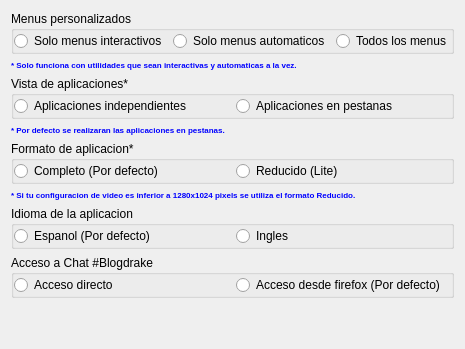
     <widget class="QWidget" name="tab_10">
      <attribute name="icon">
       <iconset resource="recoverdrake.qrc">
        <normaloff>:/Imagenes/mas.png</normaloff>:/Imagenes/mas.png</iconset>
      </attribute>
      <attribute name="title">
       <string>Menus</string>
      </attribute>
      <layout class="QGridLayout" name="gridLayout_30">
       <item row="0" column="0">
        <widget class="QGroupBox" name="groupBox_16">
         <property name="title">
          <string>Menus personalizados</string>
         </property>
         <layout class="QGridLayout" name="gridLayout_8">
          <property name="leftMargin">
           <number>0</number>
          </property>
          <property name="topMargin">
           <number>0</number>
          </property>
          <property name="rightMargin">
           <number>0</number>
          </property>
          <property name="bottomMargin">
           <number>0</number>
          </property>
          <item row="0" column="0">
           <widget class="QRadioButton" name="radioButton_43">
            <property name="text">
             <string>Solo menus interactivos</string>
            </property>
           </widget>
          </item>
          <item row="0" column="1">
           <widget class="QRadioButton" name="radioButton_44">
            <property name="text">
             <string>Solo menus automaticos</string>
            </property>
           </widget>
          </item>
          <item row="0" column="2">
           <widget class="QRadioButton" name="radioButton_45">
            <property name="text">
             <string>Todos los menus</string>
            </property>
           </widget>
          </item>
         </layout>
        </widget>
       </item>
       <item row="8" column="0">
        <widget class="QGroupBox" name="groupBox_18">
         <property name="title">
          <string>Acceso a Chat #Blogdrake</string>
         </property>
         <layout class="QGridLayout" name="gridLayout_9">
          <property name="leftMargin">
           <number>0</number>
          </property>
          <property name="topMargin">
           <number>0</number>
          </property>
          <property name="rightMargin">
           <number>0</number>
          </property>
          <property name="bottomMargin">
           <number>0</number>
          </property>
          <item row="0" column="0">
           <widget class="QRadioButton" name="radioButton_48">
            <property name="text">
             <string>Acceso directo</string>
            </property>
           </widget>
          </item>
          <item row="0" column="1">
           <widget class="QRadioButton" name="radioButton_50">
            <property name="text">
             <string>Acceso desde firefox (Por defecto)</string>
            </property>
           </widget>
          </item>
         </layout>
        </widget>
       </item>
       <item row="6" column="0">
        <widget class="QGroupBox" name="groupBox_11">
         <property name="title">
          <string>Idioma de la aplicacion</string>
         </property>
         <layout class="QGridLayout" name="gridLayout_7">
          <property name="leftMargin">
           <number>0</number>
          </property>
          <property name="topMargin">
           <number>0</number>
          </property>
          <property name="rightMargin">
           <number>0</number>
          </property>
          <property name="bottomMargin">
           <number>0</number>
          </property>
          <item row="0" column="0">
           <widget class="QRadioButton" name="radioButton_16">
            <property name="text">
             <string>Espanol (Por defecto)</string>
            </property>
            <property name="icon">
             <iconset resource="recoverdrake.qrc">
              <normaloff>:/Imagenes/SPAIN.png</normaloff>:/Imagenes/SPAIN.png</iconset>
            </property>
           </widget>
          </item>
          <item row="0" column="1">
           <widget class="QRadioButton" name="radioButton_17">
            <property name="text">
             <string>Ingles</string>
            </property>
            <property name="icon">
             <iconset resource="recoverdrake.qrc">
              <normaloff>:/Imagenes/ingles.jpeg</normaloff>:/Imagenes/ingles.jpeg</iconset>
            </property>
            <property name="iconSize">
             <size>
              <width>25</width>
              <height>25</height>
             </size>
            </property>
           </widget>
          </item>
         </layout>
        </widget>
       </item>
       <item row="3" column="0">
        <widget class="QLabel" name="label_163">
         <property name="palette">
          <palette>
           <active>
            <colorrole role="Button">
             <brush brushstyle="SolidPattern">
              <color alpha="255">
               <red>170</red>
               <green>170</green>
               <blue>127</blue>
              </color>
             </brush>
            </colorrole>
            <colorrole role="Text">
             <brush brushstyle="SolidPattern">
              <color alpha="255">
               <red>0</red>
               <green>0</green>
               <blue>255</blue>
              </color>
             </brush>
            </colorrole>
            <colorrole role="Base">
             <brush brushstyle="SolidPattern">
              <color alpha="255">
               <red>170</red>
               <green>170</green>
               <blue>127</blue>
              </color>
             </brush>
            </colorrole>
            <colorrole role="Window">
             <brush brushstyle="SolidPattern">
              <color alpha="255">
               <red>170</red>
               <green>170</green>
               <blue>127</blue>
              </color>
             </brush>
            </colorrole>
           </active>
           <inactive>
            <colorrole role="Button">
             <brush brushstyle="SolidPattern">
              <color alpha="255">
               <red>170</red>
               <green>170</green>
               <blue>127</blue>
              </color>
             </brush>
            </colorrole>
            <colorrole role="Text">
             <brush brushstyle="SolidPattern">
              <color alpha="255">
               <red>0</red>
               <green>0</green>
               <blue>255</blue>
              </color>
             </brush>
            </colorrole>
            <colorrole role="Base">
             <brush brushstyle="SolidPattern">
              <color alpha="255">
               <red>170</red>
               <green>170</green>
               <blue>127</blue>
              </color>
             </brush>
            </colorrole>
            <colorrole role="Window">
             <brush brushstyle="SolidPattern">
              <color alpha="255">
               <red>170</red>
               <green>170</green>
               <blue>127</blue>
              </color>
             </brush>
            </colorrole>
           </inactive>
           <disabled>
            <colorrole role="Button">
             <brush brushstyle="SolidPattern">
              <color alpha="255">
               <red>170</red>
               <green>170</green>
               <blue>127</blue>
              </color>
             </brush>
            </colorrole>
            <colorrole role="Text">
             <brush brushstyle="SolidPattern">
              <color alpha="255">
               <red>120</red>
               <green>122</green>
               <blue>124</blue>
              </color>
             </brush>
            </colorrole>
            <colorrole role="Base">
             <brush brushstyle="SolidPattern">
              <color alpha="255">
               <red>170</red>
               <green>170</green>
               <blue>127</blue>
              </color>
             </brush>
            </colorrole>
            <colorrole role="Window">
             <brush brushstyle="SolidPattern">
              <color alpha="255">
               <red>170</red>
               <green>170</green>
               <blue>127</blue>
              </color>
             </brush>
            </colorrole>
           </disabled>
          </palette>
         </property>
         <property name="font">
          <font>
           <pointsize>6</pointsize>
           <weight>75</weight>
           <bold>true</bold>
          </font>
         </property>
         <property name="text">
          <string>&lt;!DOCTYPE HTML PUBLIC &quot;-//W3C//DTD HTML 4.0//EN&quot; &quot;http://www.w3.org/TR/REC-html40/strict.dtd&quot;&gt;
&lt;html&gt;&lt;head&gt;&lt;meta name=&quot;qrichtext&quot; content=&quot;1&quot; /&gt;&lt;style type=&quot;text/css&quot;&gt;
p, li { white-space: pre-wrap; }
&lt;/style&gt;&lt;/head&gt;&lt;body style=&quot; font-family:'Sans'; font-size:6pt; font-weight:600; font-style:normal;&quot;&gt;
&lt;p style=&quot; margin-top:0px; margin-bottom:0px; margin-left:0px; margin-right:0px; -qt-block-indent:0; text-indent:0px;&quot;&gt;&lt;span style=&quot; font-family:'Sans Serif'; color:#0000ff;&quot;&gt;* Por defecto se realizaran las aplicaciones en pestanas.&lt;/span&gt;&lt;/p&gt;&lt;/body&gt;&lt;/html&gt;</string>
         </property>
        </widget>
       </item>
       <item row="5" column="0">
        <widget class="QLabel" name="label_166">
         <property name="palette">
          <palette>
           <active>
            <colorrole role="Button">
             <brush brushstyle="SolidPattern">
              <color alpha="255">
               <red>170</red>
               <green>170</green>
               <blue>127</blue>
              </color>
             </brush>
            </colorrole>
            <colorrole role="Text">
             <brush brushstyle="SolidPattern">
              <color alpha="255">
               <red>0</red>
               <green>0</green>
               <blue>255</blue>
              </color>
             </brush>
            </colorrole>
            <colorrole role="Base">
             <brush brushstyle="SolidPattern">
              <color alpha="255">
               <red>170</red>
               <green>170</green>
               <blue>127</blue>
              </color>
             </brush>
            </colorrole>
            <colorrole role="Window">
             <brush brushstyle="SolidPattern">
              <color alpha="255">
               <red>170</red>
               <green>170</green>
               <blue>127</blue>
              </color>
             </brush>
            </colorrole>
           </active>
           <inactive>
            <colorrole role="Button">
             <brush brushstyle="SolidPattern">
              <color alpha="255">
               <red>170</red>
               <green>170</green>
               <blue>127</blue>
              </color>
             </brush>
            </colorrole>
            <colorrole role="Text">
             <brush brushstyle="SolidPattern">
              <color alpha="255">
               <red>0</red>
               <green>0</green>
               <blue>255</blue>
              </color>
             </brush>
            </colorrole>
            <colorrole role="Base">
             <brush brushstyle="SolidPattern">
              <color alpha="255">
               <red>170</red>
               <green>170</green>
               <blue>127</blue>
              </color>
             </brush>
            </colorrole>
            <colorrole role="Window">
             <brush brushstyle="SolidPattern">
              <color alpha="255">
               <red>170</red>
               <green>170</green>
               <blue>127</blue>
              </color>
             </brush>
            </colorrole>
           </inactive>
           <disabled>
            <colorrole role="Button">
             <brush brushstyle="SolidPattern">
              <color alpha="255">
               <red>170</red>
               <green>170</green>
               <blue>127</blue>
              </color>
             </brush>
            </colorrole>
            <colorrole role="Text">
             <brush brushstyle="SolidPattern">
              <color alpha="255">
               <red>120</red>
               <green>122</green>
               <blue>124</blue>
              </color>
             </brush>
            </colorrole>
            <colorrole role="Base">
             <brush brushstyle="SolidPattern">
              <color alpha="255">
               <red>170</red>
               <green>170</green>
               <blue>127</blue>
              </color>
             </brush>
            </colorrole>
            <colorrole role="Window">
             <brush brushstyle="SolidPattern">
              <color alpha="255">
               <red>170</red>
               <green>170</green>
               <blue>127</blue>
              </color>
             </brush>
            </colorrole>
           </disabled>
          </palette>
         </property>
         <property name="font">
          <font>
           <pointsize>6</pointsize>
           <weight>75</weight>
           <bold>true</bold>
          </font>
         </property>
         <property name="text">
          <string>&lt;!DOCTYPE HTML PUBLIC &quot;-//W3C//DTD HTML 4.0//EN&quot; &quot;http://www.w3.org/TR/REC-html40/strict.dtd&quot;&gt;
&lt;html&gt;&lt;head&gt;&lt;meta name=&quot;qrichtext&quot; content=&quot;1&quot; /&gt;&lt;style type=&quot;text/css&quot;&gt;
p, li { white-space: pre-wrap; }
&lt;/style&gt;&lt;/head&gt;&lt;body style=&quot; font-family:'Sans'; font-size:6pt; font-weight:600; font-style:normal;&quot;&gt;
&lt;p style=&quot; margin-top:0px; margin-bottom:0px; margin-left:0px; margin-right:0px; -qt-block-indent:0; text-indent:0px;&quot;&gt;&lt;span style=&quot; font-family:'Sans Serif'; color:#0000ff;&quot;&gt;* Si tu configuracion de video es inferior a 1280x1024 pixels se utiliza el formato Reducido.&lt;/span&gt;&lt;/p&gt;&lt;/body&gt;&lt;/html&gt;</string>
         </property>
        </widget>
       </item>
       <item row="2" column="0">
        <widget class="QGroupBox" name="groupBox_17">
         <property name="title">
          <string>Vista de aplicaciones*</string>
         </property>
         <layout class="QGridLayout" name="gridLayout_14">
          <property name="leftMargin">
           <number>0</number>
          </property>
          <property name="topMargin">
           <number>0</number>
          </property>
          <property name="rightMargin">
           <number>0</number>
          </property>
          <property name="bottomMargin">
           <number>0</number>
          </property>
          <item row="0" column="0">
           <widget class="QRadioButton" name="radioButton_46">
            <property name="text">
             <string>Aplicaciones independientes</string>
            </property>
           </widget>
          </item>
          <item row="0" column="1">
           <widget class="QRadioButton" name="radioButton_47">
            <property name="text">
             <string>Aplicaciones en pestanas</string>
            </property>
           </widget>
          </item>
         </layout>
        </widget>
       </item>
       <item row="4" column="0">
        <widget class="QGroupBox" name="groupBox_19">
         <property name="title">
          <string>Formato de aplicacion*</string>
         </property>
         <layout class="QGridLayout" name="gridLayout_15">
          <property name="leftMargin">
           <number>0</number>
          </property>
          <property name="topMargin">
           <number>0</number>
          </property>
          <property name="rightMargin">
           <number>0</number>
          </property>
          <property name="bottomMargin">
           <number>0</number>
          </property>
          <item row="0" column="0">
           <widget class="QRadioButton" name="radioButton_49">
            <property name="text">
             <string>Completo (Por defecto)</string>
            </property>
           </widget>
          </item>
          <item row="0" column="1">
           <widget class="QRadioButton" name="radioButton_51">
            <property name="text">
             <string>Reducido (Lite)</string>
            </property>
           </widget>
          </item>
         </layout>
        </widget>
       </item>
       <item row="1" column="0">
        <widget class="QLabel" name="label_162">
         <property name="palette">
          <palette>
           <active>
            <colorrole role="Button">
             <brush brushstyle="SolidPattern">
              <color alpha="255">
               <red>170</red>
               <green>170</green>
               <blue>127</blue>
              </color>
             </brush>
            </colorrole>
            <colorrole role="Text">
             <brush brushstyle="SolidPattern">
              <color alpha="255">
               <red>0</red>
               <green>0</green>
               <blue>255</blue>
              </color>
             </brush>
            </colorrole>
            <colorrole role="Base">
             <brush brushstyle="SolidPattern">
              <color alpha="255">
               <red>170</red>
               <green>170</green>
               <blue>127</blue>
              </color>
             </brush>
            </colorrole>
            <colorrole role="Window">
             <brush brushstyle="SolidPattern">
              <color alpha="255">
               <red>170</red>
               <green>170</green>
               <blue>127</blue>
              </color>
             </brush>
            </colorrole>
           </active>
           <inactive>
            <colorrole role="Button">
             <brush brushstyle="SolidPattern">
              <color alpha="255">
               <red>170</red>
               <green>170</green>
               <blue>127</blue>
              </color>
             </brush>
            </colorrole>
            <colorrole role="Text">
             <brush brushstyle="SolidPattern">
              <color alpha="255">
               <red>0</red>
               <green>0</green>
               <blue>255</blue>
              </color>
             </brush>
            </colorrole>
            <colorrole role="Base">
             <brush brushstyle="SolidPattern">
              <color alpha="255">
               <red>170</red>
               <green>170</green>
               <blue>127</blue>
              </color>
             </brush>
            </colorrole>
            <colorrole role="Window">
             <brush brushstyle="SolidPattern">
              <color alpha="255">
               <red>170</red>
               <green>170</green>
               <blue>127</blue>
              </color>
             </brush>
            </colorrole>
           </inactive>
           <disabled>
            <colorrole role="Button">
             <brush brushstyle="SolidPattern">
              <color alpha="255">
               <red>170</red>
               <green>170</green>
               <blue>127</blue>
              </color>
             </brush>
            </colorrole>
            <colorrole role="Text">
             <brush brushstyle="SolidPattern">
              <color alpha="255">
               <red>120</red>
               <green>122</green>
               <blue>124</blue>
              </color>
             </brush>
            </colorrole>
            <colorrole role="Base">
             <brush brushstyle="SolidPattern">
              <color alpha="255">
               <red>170</red>
               <green>170</green>
               <blue>127</blue>
              </color>
             </brush>
            </colorrole>
            <colorrole role="Window">
             <brush brushstyle="SolidPattern">
              <color alpha="255">
               <red>170</red>
               <green>170</green>
               <blue>127</blue>
              </color>
             </brush>
            </colorrole>
           </disabled>
          </palette>
         </property>
         <property name="font">
          <font>
           <pointsize>6</pointsize>
           <weight>75</weight>
           <bold>true</bold>
          </font>
         </property>
         <property name="text">
          <string>&lt;!DOCTYPE HTML PUBLIC &quot;-//W3C//DTD HTML 4.0//EN&quot; &quot;http://www.w3.org/TR/REC-html40/strict.dtd&quot;&gt;
&lt;html&gt;&lt;head&gt;&lt;meta name=&quot;qrichtext&quot; content=&quot;1&quot; /&gt;&lt;style type=&quot;text/css&quot;&gt;
p, li { white-space: pre-wrap; }
&lt;/style&gt;&lt;/head&gt;&lt;body style=&quot; font-family:'Sans'; font-size:6pt; font-weight:600; font-style:normal;&quot;&gt;
&lt;p style=&quot; margin-top:0px; margin-bottom:0px; margin-left:0px; margin-right:0px; -qt-block-indent:0; text-indent:0px;&quot;&gt;&lt;span style=&quot; font-family:'Sans Serif'; color:#0000ff;&quot;&gt;* Solo funciona con utilidades que sean interactivas y automaticas a la vez.&lt;/span&gt;&lt;/p&gt;&lt;/body&gt;&lt;/html&gt;</string>
         </property>
        </widget>
       </item>
       <item row="9" column="0">
        <spacer name="verticalSpacer_9">
         <property name="orientation">
          <enum>Qt::Vertical</enum>
         </property>
         <property name="sizeHint" stdset="0">
          <size>
           <width>20</width>
           <height>40</height>
          </size>
         </property>
        </spacer>
       </item>
      </layout>
     </widget>
